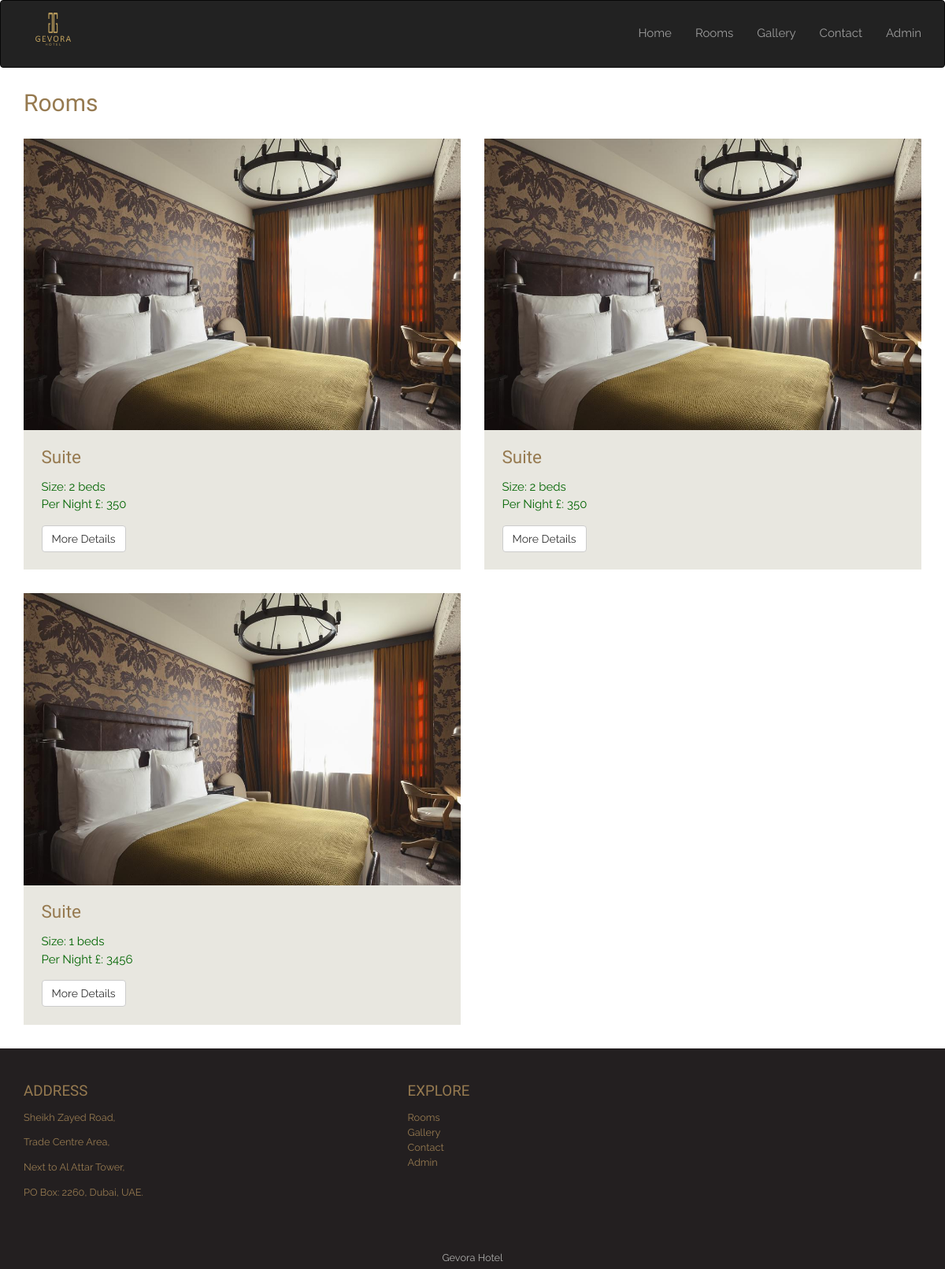
Screenshot of /rooms-tariff.php with the database file from the repository.
### tables this page shows
CREATE TABLE `rooms` (
  `id` int(10) NOT NULL,
  `title` varchar(200) NOT NULL,
  `description` varchar(50000) NOT NULL,
  `size` varchar(10) NOT NULL,
  `price` varchar(10) NOT NULL,
  `image1` varchar(20) NOT NULL
);

### rooms-tariff.php (the view, shortened to what this page needs)
<?php include 'header.php';?>
<div class="container">
<h2>Rooms</h2>
<div class="row">
  <?php
    require_once('db.php');
    $q = "SELECT * FROM rooms ORDER BY rooms.id ASC";
    $run = mysqli_query($con, $q);
    if(mysqli_num_rows($run) > 0){
        while($row = mysqli_fetch_array($run)){
  ?>
  <div class="col-sm-6 wowload fadeInUp">
      <div class="rooms">
          <img src="images/photos/<?php echo $row['image1']; ?>" class="img-responsive">
          <div class="info">
              <h3><?php echo $row['title']; ?></h3>
              <p style="color: darkgreen;"> Size: <?php echo $row['size']; ?> beds<br> Per Night £: <?php echo $row['price']; ?></p>
              <a href="room-details.php?id=<?php echo $row['id']; ?>" class="btn btn-default">More Details</a>
          </div>
      </div>
  </div>
  <?php
        }
    }
  ?>
</div>
</div>
<?php include 'footer.php';?>

### header.php (shortened to what this page needs)
<!DOCTYPE html>
<html lang="en">
<head>
<link rel="stylesheet" href="assets/bootstrap/css/bootstrap.min.css" />
<link rel="stylesheet" href="assets/style.css">
</head>
<body id="home">
<nav class="navbar  navbar-inverse" role="navigation">
  <div class="container">
    <div class="navbar-header">
      <a class="navbar-brand" href="index.php">
          <div class="col-xs-3"><img src="images/logo.png" alt="gevora logo" width="45px"></div>
      </a>
    </div>
    <div class="collapse navbar-collapse navbar-right" id="bs-example-navbar-collapse-1">
      <ul class="nav navbar-nav">
        <li><a href="index.php">Home </a></li>
        <li><a href="rooms-tariff.php">Rooms</a></li>
        <li><a href="gallery.php">Gallery</a></li>
        <li><a href="contact.php">Contact</a></li>
        <li><a href="login.php">Admin</a></li>
      </ul>
    </div>
  </div>
</nav>

### footer.php
<footer class="spacer">
        <div class="container">
            <div class="row">
                <div class="col-sm-5">
                    <h4>ADDRESS</h4>
                    <p>Sheikh Zayed Road,</p>
                    <p>Trade Centre Area,</p>
                    <p>Next to Al Attar Tower,</p>
                    <p>PO Box: 2260, Dubai, UAE.</p>
                </div>
                 <div class="col-sm-3">
                    <h4>EXPLORE</h4>
                    <ul class="list-unstyled">
                        <li><a href="rooms-tariff.php">Rooms</a></li>
                        <li><a href="gallery.php">Gallery</a></li>
                        <li><a href="contact.php">Contact</a></li>
                        <li><a href="login.php">Admin</a></li>
                    </ul>
                </div>
            </div>
        </div>
</footer>
<div class="text-center copyright"><a href="index.php">Gevora Hotel</a></div>
</body>
</html>

### assets/style.css (style rules this page uses)
body { background-color: #fff; font-family: 'Raleway', sans-serif; font-size: 15px; line-height: 15px; color: #967a50; }
h1,h2,h3,h4,h5,h6 { font-family:'Old Standard TT', serif;line-height: 1em;margin: 0; }
h1.title,h2 { font-size: 2em;line-height: 3em; }
h3 { font-size: 1.5em; margin-bottom: 0.70em; }
h4 { font-size: 1.25em; margin-bottom: 0.75em; }
p { margin-bottom: 1em;line-height: 1.5em; }
.spacer { padding:6em 0; }
.navbar { margin: 0; }
.navbar-nav { margin:0 -15px; }
.navbar-nav > li > a { font-size: 1em; line-height: 4.26em; padding: 10px 0 10px 30px; }
.navbar-brand { height: 83px; }
footer { background-color:#231f20; color: #AEAEAC; }
footer.spacer { padding: 3em 0; }
footer h4 { color: #967a50; }
footer a,footer p { line-height: 1.5em; font-size: 0.85em; color: #967a50;; }
.copyright { background-color: #231f20; padding: 0.6em 0; font-size: 0.85em; color: #967a50; }
.copyright a { color: #AEAEAC; }
.rooms { margin-bottom: 2em; }
.rooms .info { padding: 1.5em; background-color: #E8E7E0; }

### rows the page displays
rooms: image1 (picture), title "Suite", size "2", price "350"
rooms: image1 (picture), title "Suite", size "2", price "350"
rooms: image1 (picture), title "Suite", size "1", price "3456"
